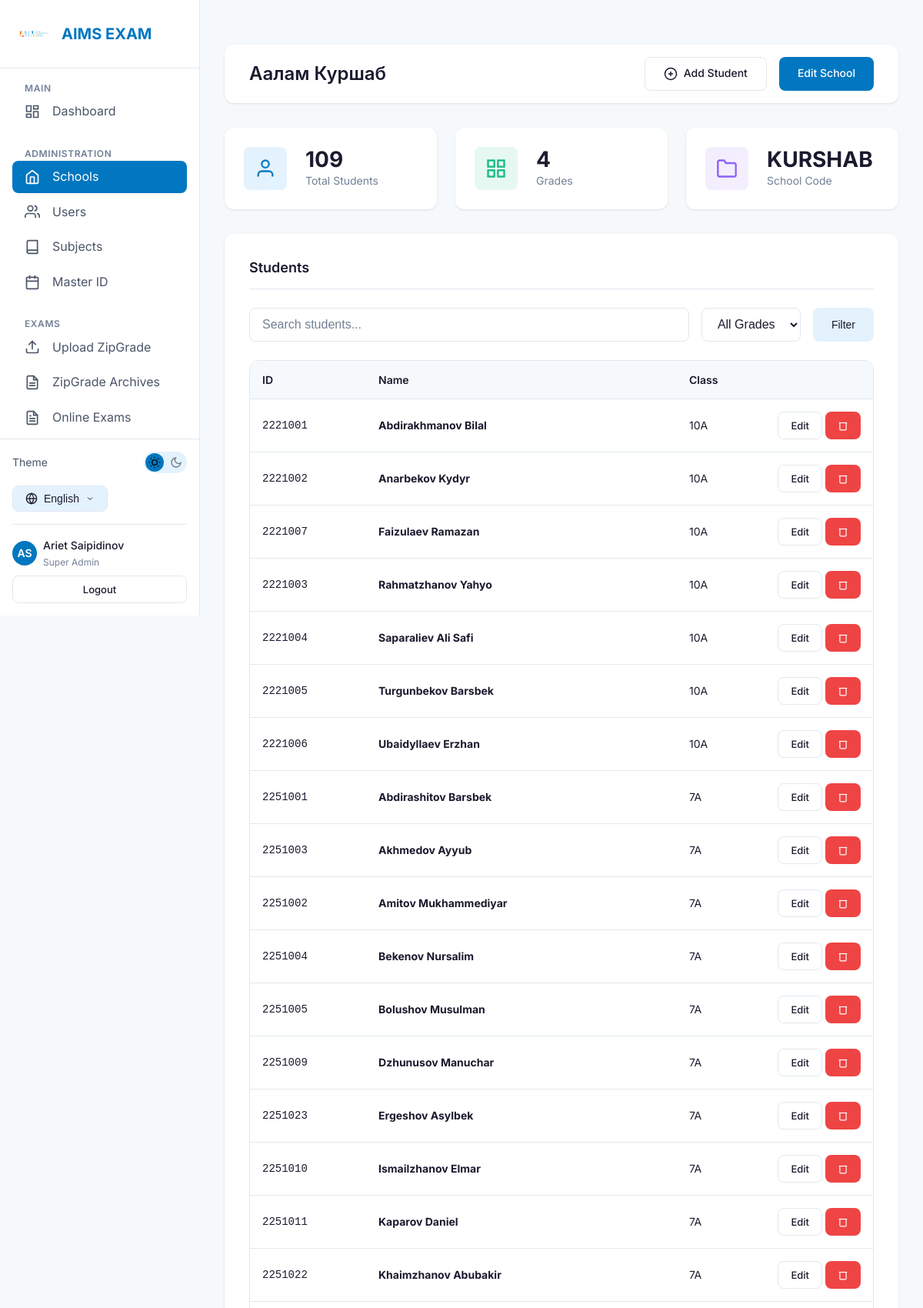
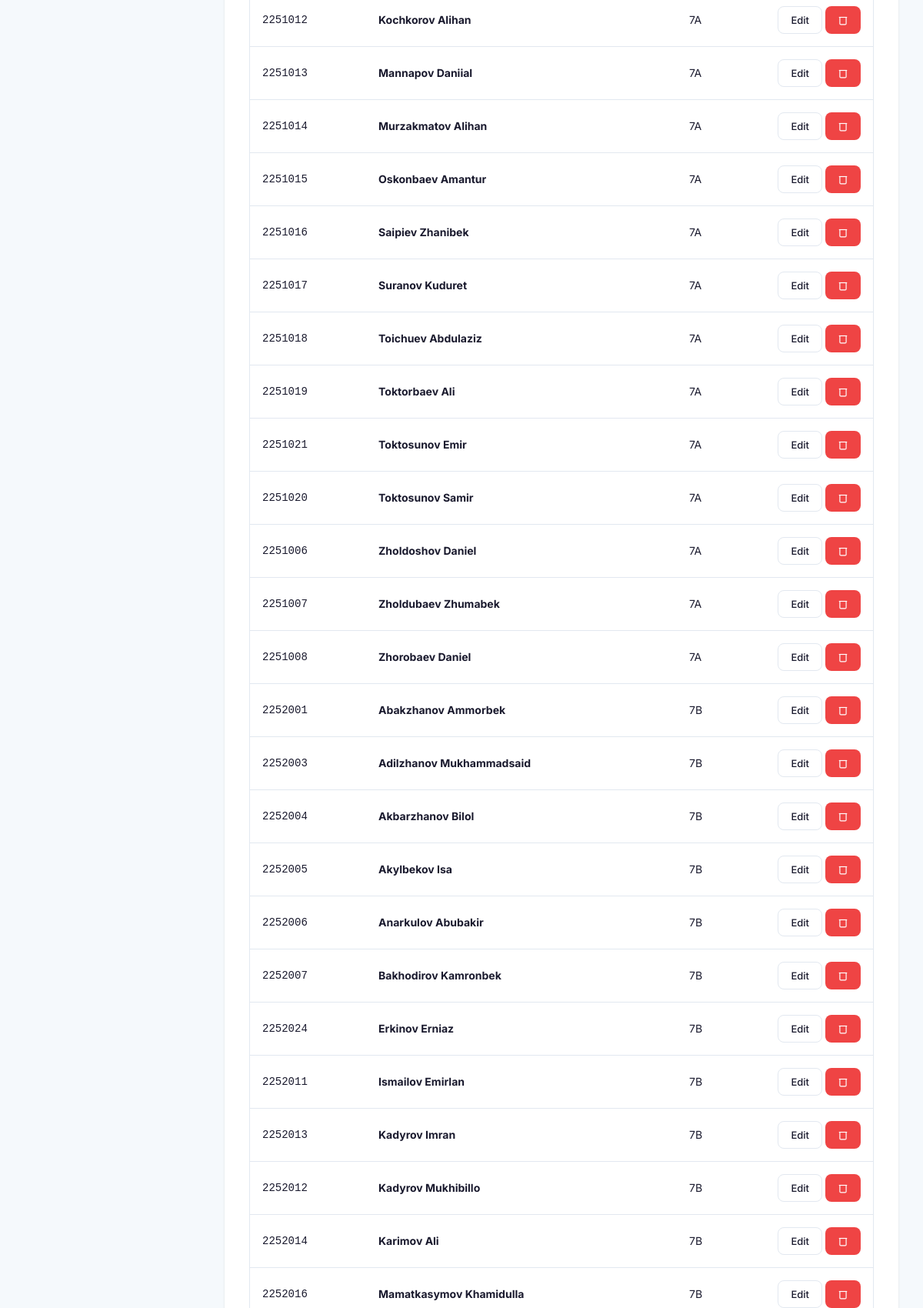
Page /schools/2/ (signed in, upper part) on the committed database (2 pictures, top to bottom).
### accounts/models.py (models this page shows, shortened)
class User(AbstractUser):
    ROLE_CHOICES = [
        ('super_admin', _('Super Admin')),
        ('teacher', _('Teacher')),
        ('student', _('Student')),
    ]
    LANGUAGE_CHOICES = [
        ('en', 'English'),
        ('ru', 'Русский'),
        ('ky', 'Кыргызча'),
    ]
    username = models.CharField(max_length=150, blank=True, null=True)
    email = models.EmailField(_('email address'), unique=True)
    role = models.CharField(
        max_length=20,
        choices=ROLE_CHOICES,
        default='student',
        verbose_name=_('Role')
    )
    phone = models.CharField(max_length=20, blank=True, verbose_name=_('Phone'))
    mother_phone = models.CharField(max_length=20, blank=True, verbose_name=_("Mother's Phone"))
    father_phone = models.CharField(max_length=20, blank=True, verbose_name=_("Father's Phone"))
    primary_school = models.ForeignKey(
        'schools.School',
        on_delete=models.SET_NULL,
        null=True,
        blank=True,
        related_name='users',
        verbose_name=_('Primary School')
    )
    preferred_language = models.CharField(
        max_length=5,
        choices=LANGUAGE_CHOICES,
        default='en',
        verbose_name=_('Preferred Language')
    )
    created_at = models.DateTimeField(auto_now_add=True)
    updated_at = models.DateTimeField(auto_now=True)
    objects = UserManager()
    USERNAME_FIELD = 'email'
    REQUIRED_FIELDS = ['first_name', 'last_name']
    class Meta:
        verbose_name = _('User')
        verbose_name_plural = _('Users')
        ordering = ['-created_at']
    def get_full_name(self):
        return f"{self.first_name} {self.last_name}".strip()

### schools/models.py (models this page shows, shortened)
class School(models.Model):
    name = models.CharField(max_length=200, verbose_name=_('School Name'))
    code = models.CharField(max_length=50, unique=True, verbose_name=_('School Code'))
    address = models.TextField(blank=True, verbose_name=_('Address'))
    phone = models.CharField(max_length=20, blank=True, verbose_name=_('Phone'))
    email = models.EmailField(blank=True, verbose_name=_('Email'))
    logo = models.ImageField(
        upload_to='school_logos/',
        blank=True,
        null=True,
        verbose_name=_('School Logo')
    )
    is_active = models.BooleanField(default=True, verbose_name=_('Active'))
    created_at = models.DateTimeField(auto_now_add=True)
    updated_at = models.DateTimeField(auto_now=True)
    class Meta:
        verbose_name = _('School')
        verbose_name_plural = _('Schools')
        ordering = ['name']

class MasterStudent(models.Model):
    school = models.ForeignKey(
        School,
        on_delete=models.CASCADE,
        related_name='master_students',
        verbose_name=_('School')
    )
    student_id = models.CharField(max_length=20, verbose_name=_('Student ID'))
    student_id_normalized = models.CharField(max_length=20, db_index=True, verbose_name=_('Normalized ID'))
    name = models.CharField(max_length=100, verbose_name=_('First Name'))
    surname = models.CharField(max_length=100, verbose_name=_('Last Name'))
    grade = models.CharField(max_length=10, verbose_name=_('Grade'))
    section = models.CharField(max_length=10, verbose_name=_('Section'))
    created_at = models.DateTimeField(auto_now_add=True)
    updated_at = models.DateTimeField(auto_now=True)
    class Meta:
        verbose_name = _('Master Student')
        verbose_name_plural = _('Master Students')
        ordering = ['grade', 'section', 'surname', 'name']
        unique_together = ['school', 'student_id']

### schools/views.py (the view)
# urls.py: path('<int:pk>/', views.school_detail_view, name='detail'),
@login_required
@super_admin_required
def school_detail_view(request, pk):
    school = get_object_or_404(School, pk=pk)
    search = request.GET.get('search', '')
    grade_filter = request.GET.get('grade', '')
    students = school.master_students.all().order_by('grade', 'section', 'surname', 'name')
    if search:
        students = students.filter(
            Q(student_id__icontains=search) |
            Q(name__icontains=search) |
            Q(surname__icontains=search)
        )
    if grade_filter:
        students = students.filter(grade=grade_filter)
    grades = school.master_students.values_list('grade', flat=True).distinct().order_by('grade')
    paginator = Paginator(students, 50)
    page = request.GET.get('page', 1)
    students = paginator.get_page(page)
    return render(request, 'schools/school_detail.html', {
        'school': school,
        'students': students,
        'search': search,
        'grade_filter': grade_filter,
        'grades': grades,
    })

### schools/templates/schools/school_detail.html (shortened to what this page needs)
﻿{% extends 'base.html' %}
{% load i18n %}
{% block content %}
<div class="topbar">
    <h1 class="topbar-title">{{ school.name }}</h1>
    <div class="topbar-actions">
        <a href="{% url 'schools:master_student_add' school.pk %}" class="btn btn-outline">
            <svg xmlns="http://www.w3.org/2000/svg" width="18" height="18" viewBox="0 0 24 24" fill="none"
                stroke="currentColor" stroke-width="2">
                <circle cx="12" cy="12" r="10"></circle>
                <line x1="12" y1="8" x2="12" y2="16"></line>
                <line x1="8" y1="12" x2="16" y2="12"></line>
            </svg>
            {% trans "Add Student" %}
        </a>
        <a href="{% url 'schools:edit' school.pk %}" class="btn btn-primary">
            {% trans "Edit School" %}
        </a>
    </div>
</div>
<div class="stats-grid" style="margin-bottom: var(--spacing-xl);">
    <div class="stat-card">
        <div class="stat-icon">
            <svg xmlns="http://www.w3.org/2000/svg" width="28" height="28" viewBox="0 0 24 24" fill="none"
                stroke="currentColor" stroke-width="2">
                <path d="M20 21v-2a4 4 0 0 0-4-4H8a4 4 0 0 0-4 4v2"></path>
                <circle cx="12" cy="7" r="4"></circle>
            </svg>
        </div>
        <div class="stat-info">
            <div class="stat-value">{{ students.paginator.count }}</div>
            <div class="stat-label">{% trans "Total Students" %}</div>
        </div>
    </div>
    <div class="stat-card">
        <div class="stat-icon" style="background: rgba(16, 185, 129, 0.1); color: #10B981;">
        </div>
        <div class="stat-info">
            <div class="stat-value">{{ grades|length }}</div>
            <div class="stat-label">{% trans "Grades" %}</div>
        </div>
    </div>
    <div class="stat-card">
        <div class="stat-icon" style="background: rgba(139, 92, 246, 0.1); color: #8B5CF6;">
            <svg xmlns="http://www.w3.org/2000/svg" width="28" height="28" viewBox="0 0 24 24" fill="none"
                stroke="currentColor" stroke-width="2">
                <path d="M22 19a2 2 0 0 1-2 2H4a2 2 0 0 1-2-2V5a2 2 0 0 1 2-2h5l2 3h9a2 2 0 0 1 2 2z"></path>
            </svg>
        </div>
        <div class="stat-info">
            <div class="stat-value">{{ school.code }}</div>
            <div class="stat-label">{% trans "School Code" %}</div>
        </div>
    </div>
</div>
<div class="card">
    <div class="card-header">
        <h3 class="card-title">{% trans "Students" %}</h3>
    </div>
    <form method="get"
        style="display: flex; flex-wrap: wrap; gap: var(--spacing-md); margin-bottom: var(--spacing-lg);">
        <div class="form-group" style="margin-bottom: 0; flex: 1; min-width: 200px;">
            <input type="text" name="search" value="{{ search }}" class="form-input"
                placeholder="{% trans 'Search students...' %}">
        </div>
        <div class="form-group" style="margin-bottom: 0; min-width: 120px;">
            <select name="grade" class="form-select">
                <option value="">{% trans "All Grades" %}</option>
            </select>
        </div>
        <button type="submit" class="btn btn-secondary">{% trans "Filter" %}</button>
    </form>
    <div class="table-container">
        <table class="table">
            <thead>
                <tr>
                    <th>{% trans "ID" %}</th>
                    <th>{% trans "Name" %}</th>
                    <th>{% trans "Class" %}</th>
                    <th style="width: 100px;"></th>
                </tr>
            </thead>
            <tbody>
                {% for student in students %}
                <tr>
                    <td><code>{{ student.student_id }}</code></td>
                    <td><strong>{{ student.surname }} {{ student.name }}</strong></td>
                    <td>{{ student.grade }}{{ student.section }}</td>
                    <td>
                        <div style="display: flex; gap: var(--spacing-xs);">
                            <a href="{% url 'schools:master_student_edit' student.pk %}" class="btn btn-sm btn-outline">
                                {% trans "Edit" %}
                            </a>
                            <a href="{% url 'schools:master_student_delete' student.pk %}"
                                class="btn btn-sm btn-danger">
                                <svg xmlns="http://www.w3.org/2000/svg" width="14" height="14" viewBox="0 0 24 24"
                                    fill="none" stroke="currentColor" stroke-width="2">
                                    <polyline points="3 6 5 6 21 6"></polyline>
                                    <path d="M19 6v14a2 2 0 0 1-2 2H7a2 2 0 0 1-2-2V6"></path>
                                </svg>
                            </a>
                        </div>
                    </td>
                </tr>
                {% empty %}
                <tr>
                    <td colspan="4" style="text-align: center; color: var(--text-muted); padding: var(--spacing-xl);">
                        {% trans "No students found." %}
                    </td>
                </tr>
                {% endfor %}
            </tbody>
        </table>
    </div>
</div>
{% endblock %}

### templates/partials/sidebar.html (shortened to what this page needs)
{% load static i18n i18n_extras %}
<aside class="sidebar">
    <div class="sidebar-header">
        <img src="{% static 'images/logo.png' %}" alt="AIMS" class="sidebar-logo" onerror="this.style.display='none'">
        <span class="sidebar-brand">AIMS EXAM</span>
    </div>
    <nav class="sidebar-nav">
        <div class="nav-section">
            <span class="nav-section-title">{% trans "Main" %}</span>
            <a href="{% url 'accounts:dashboard' %}"
                class="nav-item {% if request.resolver_match.url_name == 'dashboard' %}active{% endif %}">
                <span>{% trans "Dashboard" %}</span>
            </a>
        </div>
        {% if user.is_authenticated and user.role == 'super_admin' %}
        <div class="nav-section">
            <span class="nav-section-title">{% trans "Administration" %}</span>
            <a href="{% url 'schools:list' %}"
                class="nav-item {% if 'schools' in request.path and 'subjects' not in request.path and 'analytics' not in request.path and 'students' not in request.path %}active{% endif %}">
                <svg xmlns="http://www.w3.org/2000/svg" width="20" height="20" viewBox="0 0 24 24" fill="none"
                    stroke="currentColor" stroke-width="2" stroke-linecap="round" stroke-linejoin="round">
                    <path d="M3 9l9-7 9 7v11a2 2 0 0 1-2 2H5a2 2 0 0 1-2-2z"></path>
                    <polyline points="9 22 9 12 15 12 15 22"></polyline>
                </svg>
                <span>{% trans "Schools" %}</span>
            </a>
            <a href="{% url 'accounts:users' %}" class="nav-item {% if 'users' in request.path %}active{% endif %}">
                <span>{% trans "Users" %}</span>
            </a>
            <a href="{% url 'schools:subjects' %}"
                class="nav-item {% if 'subjects' in request.path %}active{% endif %}">
                <svg xmlns="http://www.w3.org/2000/svg" width="20" height="20" viewBox="0 0 24 24" fill="none"
                    stroke="currentColor" stroke-width="2" stroke-linecap="round" stroke-linejoin="round">
                    <path d="M4 19.5A2.5 2.5 0 0 1 6.5 17H20"></path>
                    <path d="M6.5 2H20v20H6.5A2.5 2.5 0 0 1 4 19.5v-15A2.5 2.5 0 0 1 6.5 2z"></path>
                </svg>
                <span>{% trans "Subjects" %}</span>
            </a>
            <a href="{% url 'schools:master_students' %}"
                class="nav-item {% if 'students' in request.path and 'schools' in request.path %}active{% endif %}">
                <span>{% trans "Master ID" %}</span>
            </a>
        </div>
        {% endif %}
        {% if user.is_authenticated and user.role in 'super_admin,teacher' %}
        <div class="nav-section">
            <span class="nav-section-title">{% trans "Exams" %}</span>
            <a href="{% url 'zipgrade:upload' %}"
                class="nav-item {% if 'zipgrade/upload' in request.path %}active{% endif %}">
                <span>{% trans "Upload ZipGrade" %}</span>
            </a>
            <a href="{% url 'zipgrade:results' %}"
                class="nav-item {% if 'zipgrade' in request.path and 'upload' not in request.path %}active{% endif %}">
                <span>{% trans "ZipGrade Archives" %}</span>
            </a>
            <a href="{% url 'exams:exam_list' %}"
                class="nav-item {% if 'exams' in request.path and 'create' not in request.path %}active{% endif %}">
                <span>{% trans "Online Exams" %}</span>
            </a>
            <a href="{% url 'exams:exam_create' %}"
                class="nav-item {% if 'exams/create' in request.path %}active{% endif %}">
            </a>
        </div>
        {% endif %}
    </nav>
    <div class="sidebar-footer" style="padding: var(--spacing-md); border-top: 1px solid var(--border-color);">
        <div
            style="display: flex; align-items: center; justify-content: space-between; margin-bottom: var(--spacing-md);">
            <span style="font-size: 0.875rem; color: var(--text-secondary);">{% trans "Theme" %}</span>
            <button class="theme-toggle" aria-label="Toggle theme">
                <svg class="theme-toggle-icon moon-icon" xmlns="http://www.w3.org/2000/svg" viewBox="0 0 24 24"
                    fill="none" stroke="currentColor" stroke-width="2">
                    <path d="M21 12.79A9 9 0 1 1 11.21 3 7 7 0 0 0 21 12.79z"></path>
                </svg>
            </button>
        </div>
        <div class="lang-selector">
            <button class="lang-btn">
                <span>
                    {% if LANGUAGE_CODE == 'en' %}English
                    {% elif LANGUAGE_CODE == 'ru' %}Русский
                    {% elif LANGUAGE_CODE == 'ky' %}Кыргызча
                    {% else %}Language{% endif %}
                </span>
                <svg xmlns="http://www.w3.org/2000/svg" width="12" height="12" viewBox="0 0 24 24" fill="none"
                    stroke="currentColor" stroke-width="2">
                    <polyline points="6 9 12 15 18 9"></polyline>
                </svg>
            </button>
        </div>
        {% if user.is_authenticated %}
        <div
            style="margin-top: var(--spacing-md); padding-top: var(--spacing-md); border-top: 1px solid var(--border-color);">
            <a href="{% url 'accounts:profile' %}"
                style="display: flex; align-items: center; gap: var(--spacing-sm); color: var(--text-secondary); font-size: 0.875rem;">
                <div
                    style="width: 32px; height: 32px; border-radius: 50%; background: var(--primary-blue); color: white; display: flex; align-items: center; justify-content: center; font-weight: 600;">
                    {{ user.first_name|slice:":1"|upper }}{{ user.last_name|slice:":1"|upper }}
                </div>
                <div style="flex: 1; overflow: hidden;">
                    <div
                        style="font-weight: 500; color: var(--text-primary); white-space: nowrap; overflow: hidden; text-overflow: ellipsis;">
                        {{ user.get_full_name|default:user.email }}
                    </div>
                    <div style="font-size: 0.75rem; color: var(--text-muted);">
                        {% if user.role == 'super_admin' %}{% trans "Super Admin" %}
                        {% elif user.role == 'teacher' %}{% trans "Teacher" %}
                        {% else %}{% trans "Student" %}{% endif %}
                    </div>
                </div>
            </a>
            <a href="{% url 'accounts:logout' %}" class="btn btn-outline btn-sm btn-block"
                style="margin-top: var(--spacing-sm);">
                {% trans "Logout" %}
            </a>
        </div>
        {% endif %}
    </div>
</aside>

### rows in the picture
User: first_name "A", last_name "S", get_full_name "Ariet Saipidinov"
School: name "Аалам Куршаб", code "KURSHAB"
MasterStudent: student_id "2221001", surname "Abdirakhmanov", name "Bilal", grade "10", section "A"
MasterStudent: student_id "2221002", surname "Anarbekov", name "Kydyr", grade "10", section "A"
MasterStudent: student_id "2221007", surname "Faizulaev", name "Ramazan", grade "10", section "A"
MasterStudent: student_id "2221003", surname "Rahmatzhanov", name "Yahyo", grade "10", section "A"
MasterStudent: student_id "2221004", surname "Saparaliev", name "Ali Safi", grade "10", section "A"
MasterStudent: student_id "2221005", surname "Turgunbekov", name "Barsbek", grade "10", section "A"
MasterStudent: student_id "2221006", surname "Ubaidyllaev", name "Erzhan", grade "10", section "A"
MasterStudent: student_id "2251001", surname "Abdirashitov", name "Barsbek", grade "7", section "A"
MasterStudent: student_id "2251003", surname "Akhmedov", name "Ayyub", grade "7", section "A"
MasterStudent: student_id "2251002", surname "Amitov", name "Mukhammediyar", grade "7", section "A"
MasterStudent: student_id "2251004", surname "Bekenov", name "Nursalim", grade "7", section "A"
MasterStudent: student_id "2251005", surname "Bolushov", name "Musulman", grade "7", section "A"
MasterStudent: student_id "2251009", surname "Dzhunusov", name "Manuchar", grade "7", section "A"
MasterStudent: student_id "2251023", surname "Ergeshov", name "Asylbek", grade "7", section "A"
MasterStudent: student_id "2251010", surname "Ismailzhanov", name "Elmar", grade "7", section "A"
MasterStudent: student_id "2251011", surname "Kaparov", name "Daniel", grade "7", section "A"
MasterStudent: student_id "2251022", surname "Khaimzhanov", name "Abubakir", grade "7", section "A"
MasterStudent: student_id "2251012", surname "Kochkorov", name "Alihan", grade "7", section "A"
MasterStudent: student_id "2251013", surname "Mannapov", name "Daniial", grade "7", section "A"
MasterStudent: student_id "2251014", surname "Murzakmatov", name "Alihan", grade "7", section "A"
MasterStudent: student_id "2251015", surname "Oskonbaev", name "Amantur", grade "7", section "A"
MasterStudent: student_id "2251016", surname "Saipiev", name "Zhanibek", grade "7", section "A"
MasterStudent: student_id "2251017", surname "Suranov", name "Kuduret", grade "7", section "A"
MasterStudent: student_id "2251018", surname "Toichuev", name "Abdulaziz", grade "7", section "A"
MasterStudent: student_id "2251019", surname "Toktorbaev", name "Ali", grade "7", section "A"
MasterStudent: student_id "2251021", surname "Toktosunov", name "Emir", grade "7", section "A"
MasterStudent: student_id "2251020", surname "Toktosunov", name "Samir", grade "7", section "A"
MasterStudent: student_id "2251006", surname "Zholdoshov", name "Daniel", grade "7", section "A"
MasterStudent: student_id "2251007", surname "Zholdubaev", name "Zhumabek", grade "7", section "A"
MasterStudent: student_id "2251008", surname "Zhorobaev", name "Daniel", grade "7", section "A"
MasterStudent: student_id "2252001", surname "Abakzhanov", name "Ammorbek", grade "7", section "B"
MasterStudent: student_id "2252003", surname "Adilzhanov", name "Mukhammadsaid", grade "7", section "B"
MasterStudent: student_id "2252004", surname "Akbarzhanov", name "Bilol", grade "7", section "B"
MasterStudent: student_id "2252005", surname "Akylbekov", name "Isa", grade "7", section "B"
MasterStudent: student_id "2252006", surname "Anarkulov", name "Abubakir", grade "7", section "B"
MasterStudent: student_id "2252007", surname "Bakhodirov", name "Kamronbek", grade "7", section "B"
MasterStudent: student_id "2252024", surname "Erkinov", name "Erniaz", grade "7", section "B"
MasterStudent: student_id "2252011", surname "Ismailov", name "Emirlan", grade "7", section "B"
MasterStudent: student_id "2252013", surname "Kadyrov", name "Imran", grade "7", section "B"
MasterStudent: student_id "2252012", surname "Kadyrov", name "Mukhibillo", grade "7", section "B"
MasterStudent: student_id "2252014", surname "Karimov", name "Ali", grade "7", section "B"
MasterStudent: student_id "2252016", surname "Mamatkasymov", name "Khamidulla", grade "7", section "B"

### other values in the picture
{{ students.paginator.count }} "109"
{{ grades|length }} "4"
